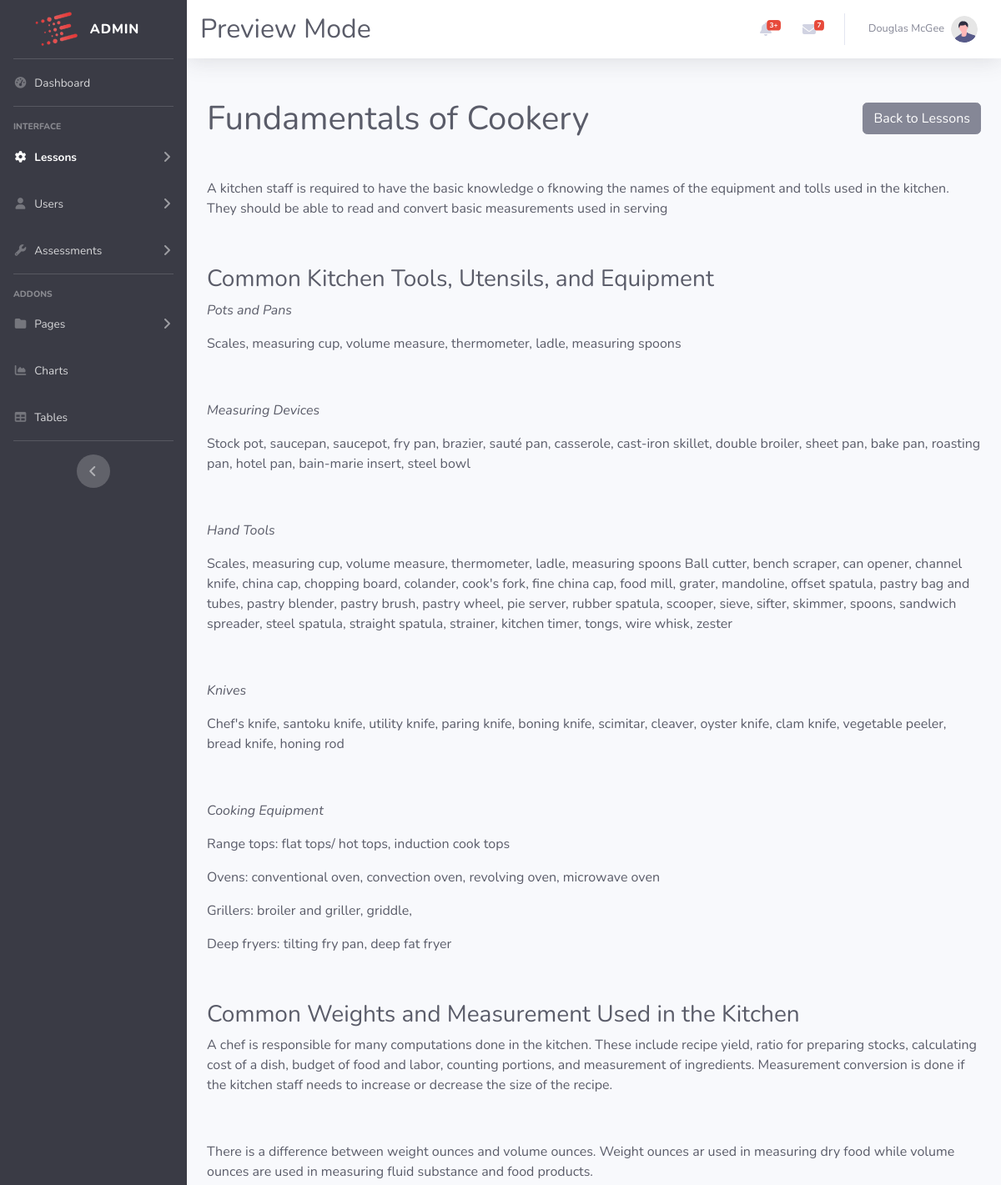
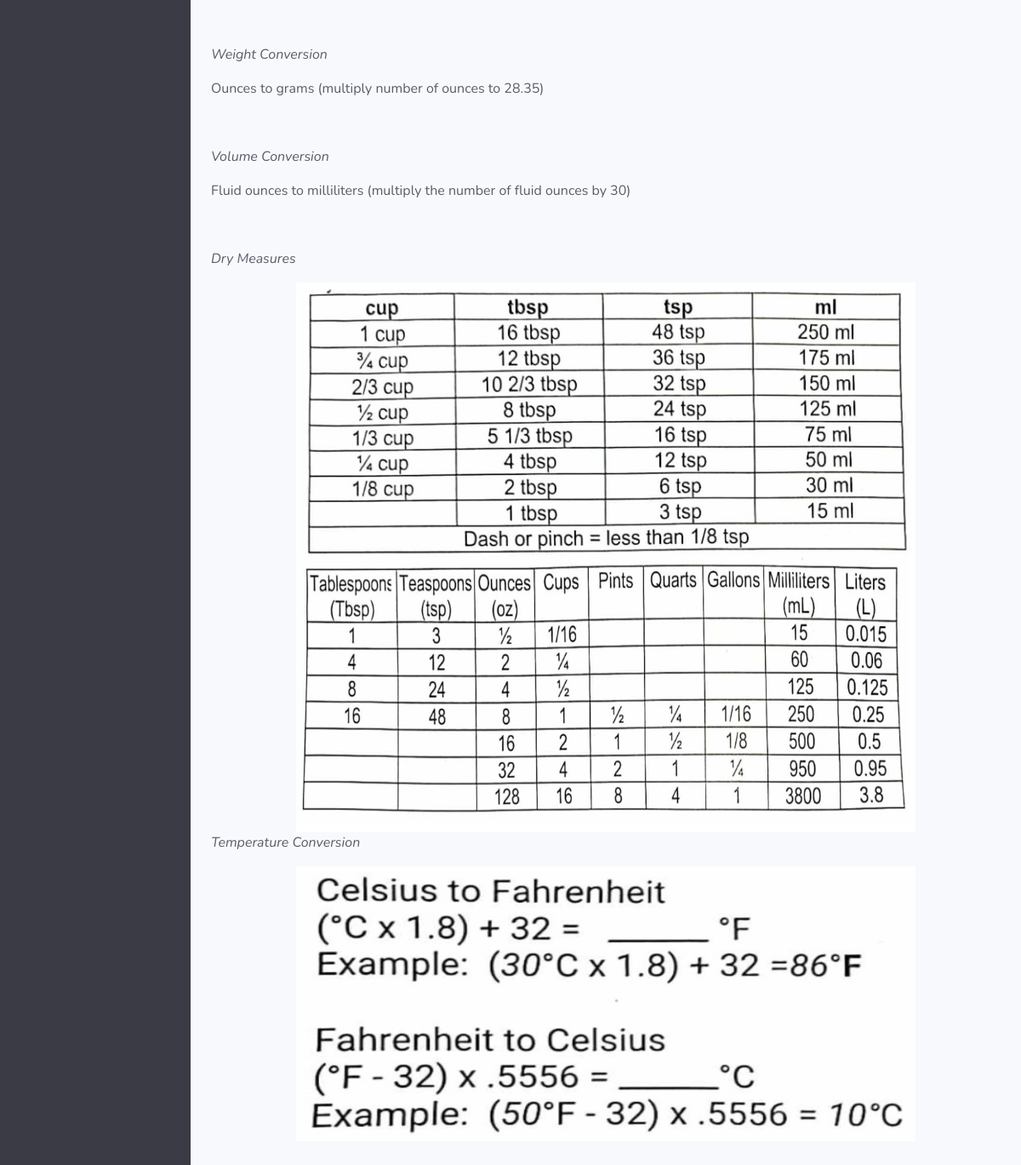
The app's page /admin/lesson_preview.php?id=1 with its own data (2 pictures, top to bottom).
### tables this page shows
CREATE TABLE `lessons` (
  `id` int(11) NOT NULL,
  `title` varchar(255) NOT NULL,
  `description` text NOT NULL,
  `content` text NOT NULL,
  `created_at` timestamp NOT NULL DEFAULT current_timestamp()
);

CREATE TABLE `lesson_content` (
  `id` int(11) NOT NULL,
  `lesson_id` int(11) NOT NULL,
  `section_title` varchar(255) NOT NULL,
  `section_body` text NOT NULL
);

### admin/lesson_preview.php (the view, shortened to what this page needs)
<?php
include("../config.php");
$lesson_id = $_GET['id'];
$query = "SELECT * FROM lessons WHERE id = '$lesson_id'";
$result = mysqli_query($link, $query);
$lesson = mysqli_fetch_assoc($result);
$query_content = "SELECT * FROM lesson_content WHERE lesson_id = '$lesson_id'";
$content_result = mysqli_query($link, $query_content);
?>
<!DOCTYPE html>
<html lang="en">
<head>
    <link href="https://cdn.jsdelivr.net/npm/bootstrap@4.5.2/dist/css/bootstrap.min.css" rel="stylesheet">
        <link href="../vendor/fontawesome-free/css/all.min.css" rel="stylesheet" type="text/css">
    <link href="../css/sb-admin-2.min.css" rel="stylesheet">
</head>
<body id="page-top">
    <div id="wrapper">
<ul class="navbar-nav bg-gray-900 sidebar sidebar-dark accordion" id="accordionSidebar">
            <a class="sidebar-brand d-flex align-items-center justify-content-center" >
                <div class="sidebar-brand-icon rotate-n-15">
                    <img src="../img/e-favicon.png" alt="Your Website Logo" class="logo-pic">
                </div>
                <div class="sidebar-brand-text mx-3">ADMIN</div>
            </a>
            <hr class="sidebar-divider my-0">
            <li class="nav-item">
                <a class="nav-link">
                    <i class="fas fa-fw fa-tachometer-alt"></i>
                    <span>Dashboard</span>
                </a>
            </li>
            <hr class="sidebar-divider">
            <div class="sidebar-heading">
                Interface
            </div>
            <li class="nav-item active">
                <a class="nav-link collapsed" data-toggle="collapse" data-target="#collapseTwo"
                    aria-expanded="true" aria-controls="collapseTwo">
                    <i class="fas fa-fw fa-cog"></i>
                    <span>Lessons</span>
                </a>
            </li>
            <li class="nav-item">
                <a class="nav-link collapsed" data-toggle="collapse" data-target="#collapseUtilities"
                    aria-expanded="true" aria-controls="collapseUtilities">
                    <i class="fas fa-fw  fa-user"></i>
                    <span>Users</span>
                </a>
            </li>
                        <li class="nav-item">
                <a class="nav-link collapsed" data-toggle="collapse" data-target="#collapseAssessment"
                    aria-expanded="true" aria-controls="collapseAssessment">
                    <i class="fas fa-fw fa-wrench"></i>
                    <span>Assessments</span>
                </a>
            </li>
            <hr class="sidebar-divider">
            <div class="sidebar-heading">
                Addons
            </div>
            <li class="nav-item" disabled>
                <a class="nav-link collapsed" href="#" data-toggle="collapse" data-target="#collapsePages"
                    aria-expanded="true" aria-controls="collapsePages">
                    <i class="fas fa-fw fa-folder"></i>
                    <span>Pages</span>
                </a>
            </li>
            <li class="nav-item">
                <a class="nav-link" href="charts.html">
                    <i class="fas fa-fw fa-chart-area"></i>
                    <span>Charts</span></a>
            </li>
            <li class="nav-item">
                <a class="nav-link" href="tables.html">
                    <i class="fas fa-fw fa-table"></i>
                    <span>Tables</span></a>
            </li>
            <hr class="sidebar-divider d-none d-md-block">
            <div class="text-center d-none d-md-inline">
                <button class="rounded-circle border-0" id="sidebarToggle"></button>
            </div>
        </ul>
        <div id="content-wrapper" class="d-flex flex-column">
            <div id="content">
                <nav class="navbar navbar-expand navbar-light bg-white topbar mb-4 static-top shadow">
                    <h1 class="h2 mb-0 text-gray-800">Preview Mode</h1>
                    <ul class="navbar-nav ml-auto">
                        <li class="nav-item dropdown no-arrow mx-1">
                            <a class="nav-link dropdown-toggle" href="#" id="alertsDropdown" role="button"
                                data-toggle="dropdown" aria-haspopup="true" aria-expanded="false">
                                <i class="fas fa-bell fa-fw"></i>
                                <span class="badge badge-danger badge-counter">3+</span>
                            </a>
                        </li>
                        <li class="nav-item dropdown no-arrow mx-1">
                            <a class="nav-link dropdown-toggle" href="#" id="messagesDropdown" role="button"
                                data-toggle="dropdown" aria-haspopup="true" aria-expanded="false">
                                <i class="fas fa-envelope fa-fw"></i>
                                <span class="badge badge-danger badge-counter">7</span>
                            </a>
                        </li>
                        <li class="nav-item dropdown no-arrow">
                            <a class="nav-link dropdown-toggle" href="#" id="userDropdown" role="button"
                                data-toggle="dropdown" aria-haspopup="true" aria-expanded="false">
                                <span class="mr-2 d-none d-lg-inline text-gray-600 small">Douglas McGee</span>
                                <img class="img-profile rounded-circle"
                                    src="../img/undraw_profile.svg">
                            </a>
                        </li>
                    </ul>
                </nav>
<div class="container-fluid mt-5">
    <div class="d-sm-flex align-items-center justify-content-between mb-4">
    <h1 class="h1 mb-0 text-gray-800"><?php echo htmlspecialchars($lesson['title']); ?></h1>
    <a href="lesson_man.php" class="btn btn-secondary">Back to Lessons</a>
    </div>
    <?php while ($content = mysqli_fetch_assoc($content_result)) { ?>
        <div class="content-section mb-0 text-gray-800">
            <br>
            <div>
                <?php
                    $content_body = $content['section_body'];
                    $content_body = preg_replace('/(src="uploads\/images\/)/', 'src="http://localhost/eprep_revise/admin/uploads/images/', $content_body);
                    echo $content_body;
                ?>
            </div>
        </div>
    <?php } ?>
</div>
</div>
</div>
</div>
</body>
</html>

### admin/lesson_preview.php (style rules this page uses)
.logo-pic { height: 40px; }

### records on screen
lessons: title "Fundamentals of Cookery"
lesson_content: section_body "A kitchen staff is required to have the basic knowledge o fknowing the names of the equipment and tolls used in the kitchen. They should be able to read and convert basic measurements used in serving Common Kitchen Tools, Utensils, and Equipment Pots and Pans Scales, measuring cup, volume measure, thermometer, ladle, measuring spoons Measuring Devices Stock pot, saucepan, saucepot, fry pan, brazier, sauté pan, casserole, cast-iron skillet, double broiler, sheet pan, bake pan, roasting pan, hotel pan, bain-marie insert, steel bowl Hand Tools Scales, measuring cup, volume measure, thermometer, ladle, measuring spoons Ball cutter, bench scraper, can opener, channel knife, china cap, chopping…", section_body (picture)
